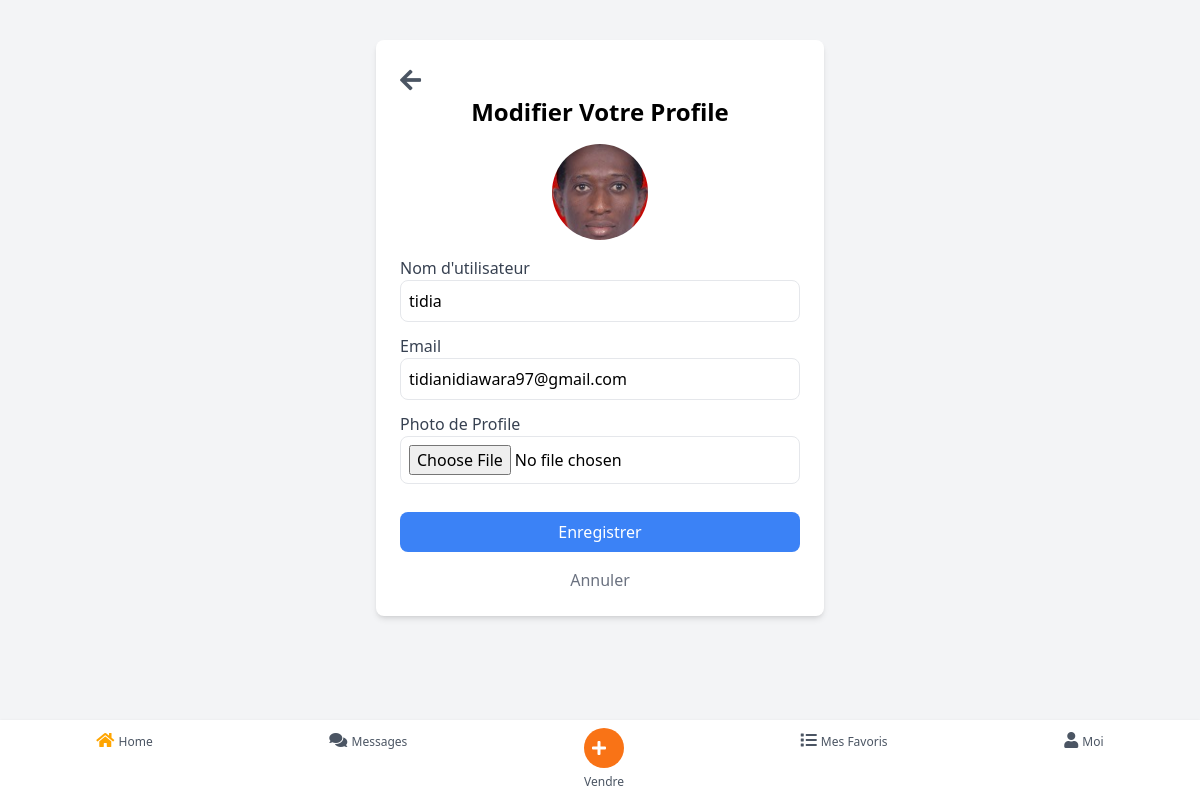
/edit-profile/ (signed in), run on the app's committed database.
### chapchap/models.py (models this page shows, shortened)
class Profile(models.Model):
    user = models.OneToOneField(settings.AUTH_USER_MODEL, on_delete=models.CASCADE, related_name='profile')
    profile_picture = models.ImageField(upload_to='profile_pictures/', blank=True, null=True)
    bio = models.TextField(blank=True, null=True)

class CustomUser(AbstractUser):
    pass

### chapchap/views.py (the view, shortened to what this page needs)
# urls.py: path('edit-profile/', views.edit_profile, name='edit_profile'),
@login_required
def edit_profile(request):
    profile, created = Profile.objects.get_or_create(user=request.user)
    return render(request, 'edit_profile.html', {'user': request.user, 'profile': profile})

### templates/edit_profile.html (shortened to what this page needs)
{% load static %}
<!DOCTYPE html>
<html lang="en">
<head>
    <script src="https://cdn.tailwindcss.com"></script>
    <link rel="stylesheet" href="https://cdnjs.cloudflare.com/ajax/libs/font-awesome/5.15.3/css/all.min.css" />
</head>
<body class="bg-gray-100 font-roboto">
<div class="max-w-md mx-auto mt-10 bg-white p-6 rounded-lg shadow-md">
     <button onclick="window.history.back()" class="text-gray-600 hover:text-gray-900 flex items-center">
        <i class="fas fa-arrow-left text-2xl"></i>
    </button>
    <h2 class="text-2xl font-bold text-center mb-4">Modifier Votre Profile</h2>
    <div class="flex justify-center mb-4">
        {% if profile.profile_picture %}
            <img id="profilePreview" src="{{ profile.profile_picture.url }}"
                 class="w-24 h-24 rounded-full object-cover" alt="Profile Picture">
        {% else %}
            <img id="profilePreview" src="https://via.placeholder.com/100"
                 class="w-24 h-24 rounded-full object-cover" alt="Default Profile">
        {% endif %}
    </div>
    <form method="POST" enctype="multipart/form-data">
        <label class="block text-gray-700">Nom d'utilisateur</label>
        <input type="text" name="username" value="{{ user.username }}"
               class="w-full p-2 border rounded-lg mb-3">
        <label class="block text-gray-700">Email</label>
        <input type="email" name="email" value="{{ user.email }}"
               class="w-full p-2 border rounded-lg mb-3">
        <label class="block text-gray-700">Photo de Profile </label>
        <input type="file" name="profile_picture" accept="image/*"
               class="w-full p-2 border rounded-lg mb-3" onchange="previewProfile(event)">
        <button type="submit" class="bg-blue-500 text-white w-full py-2 rounded-lg mt-4 hover:bg-blue-600">
            Enregistrer
        </button>
    </form>
    <a href="{% url 'account' %}" class="block text-center text-gray-500 mt-4 hover:underline">
        Annuler
    </a>
</div>
<footer class="bg-white shadow p-2 fixed bottom-0 w-full flex justify-around">
    <div class="flex flex-col items-center">
     <a href="{% url 'home' %}">
         <i class="fas fa-home text-gray-600 active-icon"></i>
         <span class="text-xs text-gray-600">Home</span>
     </a>
    </div>
    <div class="flex flex-col items-center">
        <a href="{% url 'chat:user_chats' %}">
         <i class="fas fa-comments text-gray-600"></i>
         <span class="text-xs text-gray-600">Messages</span>
        </a>
    </div>
    <div class="flex flex-col items-center">
         <a href="{% url 'add_product' %}">
             <div class="bg-orange-500 text-white rounded-full p-2">
                 <i class="fas fa-plus"></i>
             </div>
             <span class="text-xs text-gray-600">Vendre</span>
         </a>
     </div>
    <div class="flex flex-col items-center">
         <a href="{% url 'myadds' %}">
             <i class="fas fa-list text-gray-600"></i>
             <span class="text-xs text-gray-600">Mes Favoris</span>
         </a>
    </div>
    <div class="flex flex-col items-center">
     <a href="{% url 'account' %}">
         <i class="fas fa-user text-gray-600"></i>
         <span class="text-xs text-gray-600">Moi</span>
     </a>
    </div>
   </footer>
</body>
</html>

### templates/edit_profile.html (style rules this page uses)
html, body { height: 100%; overflow: auto; }
.active-icon { color: orange !important; }

### data on the page
Profile: profile_picture (picture)
CustomUser: username "tidia", email "tidianidiawara97@gmail.com"
